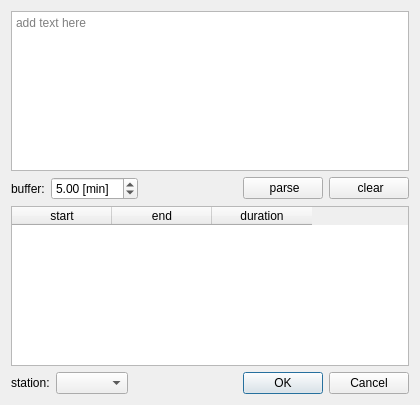
<?xml version="1.0" encoding="UTF-8"?>
<ui version="4.0">
 <class>ParseDownTimes</class>
 <widget class="QDialog" name="ParseDownTimes">
  <property name="geometry">
   <rect>
    <x>0</x>
    <y>0</y>
    <width>420</width>
    <height>405</height>
   </rect>
  </property>
  <property name="windowTitle">
   <string>Dialog</string>
  </property>
  <layout class="QVBoxLayout" name="verticalLayout">
   <item>
    <widget class="QPlainTextEdit" name="plainTextEdit_insert">
     <property name="documentTitle">
      <string>parse down times</string>
     </property>
     <property name="lineWrapMode">
      <enum>QPlainTextEdit::NoWrap</enum>
     </property>
     <property name="centerOnScroll">
      <bool>false</bool>
     </property>
     <property name="placeholderText">
      <string>add text here</string>
     </property>
    </widget>
   </item>
   <item>
    <layout class="QGridLayout" name="gridLayout">
     <property name="bottomMargin">
      <number>0</number>
     </property>
     <item row="0" column="1">
      <widget class="QLabel" name="label">
       <property name="text">
        <string>buffer:</string>
       </property>
      </widget>
     </item>
     <item row="0" column="4">
      <widget class="QPushButton" name="pushButton_parse">
       <property name="text">
        <string> parse</string>
       </property>
       <property name="icon">
        <iconset resource="../myresources.qrc">
         <normaloff>:/icons/icons/dialog-ok-2.png</normaloff>:/icons/icons/dialog-ok-2.png</iconset>
       </property>
      </widget>
     </item>
     <item row="0" column="3">
      <spacer name="horizontalSpacer">
       <property name="orientation">
        <enum>Qt::Horizontal</enum>
       </property>
       <property name="sizeHint" stdset="0">
        <size>
         <width>40</width>
         <height>20</height>
        </size>
       </property>
      </spacer>
     </item>
     <item row="0" column="2">
      <widget class="QDoubleSpinBox" name="doubleSpinBox_buffer">
       <property name="prefix">
        <string/>
       </property>
       <property name="suffix">
        <string> [min]</string>
       </property>
       <property name="value">
        <double>5.000000000000000</double>
       </property>
      </widget>
     </item>
     <item row="0" column="5">
      <widget class="QPushButton" name="pushButton_clear">
       <property name="text">
        <string> clear</string>
       </property>
       <property name="icon">
        <iconset resource="../myresources.qrc">
         <normaloff>:/icons/icons/edit-delete-6.png</normaloff>:/icons/icons/edit-delete-6.png</iconset>
       </property>
      </widget>
     </item>
    </layout>
   </item>
   <item>
    <widget class="QTableWidget" name="tableWidget_downTimes">
     <attribute name="horizontalHeaderCascadingSectionResizes">
      <bool>true</bool>
     </attribute>
     <attribute name="horizontalHeaderShowSortIndicator" stdset="0">
      <bool>false</bool>
     </attribute>
     <attribute name="horizontalHeaderStretchLastSection">
      <bool>false</bool>
     </attribute>
     <attribute name="verticalHeaderStretchLastSection">
      <bool>false</bool>
     </attribute>
     <column>
      <property name="text">
       <string>start</string>
      </property>
     </column>
     <column>
      <property name="text">
       <string>end</string>
      </property>
     </column>
     <column>
      <property name="text">
       <string>duration</string>
      </property>
     </column>
    </widget>
   </item>
   <item>
    <layout class="QHBoxLayout" name="horizontalLayout">
     <property name="spacing">
      <number>6</number>
     </property>
     <property name="topMargin">
      <number>0</number>
     </property>
     <item>
      <widget class="QLabel" name="label_2">
       <property name="text">
        <string>station:</string>
       </property>
      </widget>
     </item>
     <item>
      <widget class="QComboBox" name="comboBox"/>
     </item>
     <item>
      <spacer name="horizontalSpacer_2">
       <property name="orientation">
        <enum>Qt::Horizontal</enum>
       </property>
       <property name="sizeHint" stdset="0">
        <size>
         <width>40</width>
         <height>20</height>
        </size>
       </property>
      </spacer>
     </item>
     <item>
      <widget class="QDialogButtonBox" name="buttonBox">
       <property name="orientation">
        <enum>Qt::Horizontal</enum>
       </property>
       <property name="standardButtons">
        <set>QDialogButtonBox::Cancel|QDialogButtonBox::Ok</set>
       </property>
      </widget>
     </item>
    </layout>
   </item>
  </layout>
 </widget>
 <resources>
  <include location="../myresources.qrc"/>
 </resources>
 <connections>
  <connection>
   <sender>buttonBox</sender>
   <signal>accepted()</signal>
   <receiver>ParseDownTimes</receiver>
   <slot>accept()</slot>
   <hints>
    <hint type="sourcelabel">
     <x>227</x>
     <y>385</y>
    </hint>
    <hint type="destinationlabel">
     <x>157</x>
     <y>274</y>
    </hint>
   </hints>
  </connection>
  <connection>
   <sender>buttonBox</sender>
   <signal>rejected()</signal>
   <receiver>ParseDownTimes</receiver>
   <slot>reject()</slot>
   <hints>
    <hint type="sourcelabel">
     <x>295</x>
     <y>391</y>
    </hint>
    <hint type="destinationlabel">
     <x>286</x>
     <y>274</y>
    </hint>
   </hints>
  </connection>
 </connections>
</ui>
